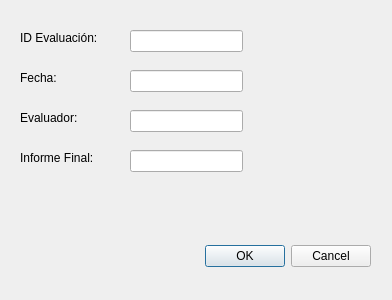
<?xml version="1.0" encoding="UTF-8"?>
<ui version="4.0">
 <class>RegistrarEvaluacion</class>
 <widget class="QDialog" name="RegistrarEvaluacion">
  <property name="geometry">
   <rect>
    <x>0</x>
    <y>0</y>
    <width>392</width>
    <height>300</height>
   </rect>
  </property>
  <property name="windowTitle">
   <string>Registrar Evaluacion</string>
  </property>
  <widget class="QDialogButtonBox" name="buttonBox">
   <property name="geometry">
    <rect>
     <x>30</x>
     <y>240</y>
     <width>341</width>
     <height>32</height>
    </rect>
   </property>
   <property name="orientation">
    <enum>Qt::Horizontal</enum>
   </property>
   <property name="standardButtons">
    <set>QDialogButtonBox::Cancel|QDialogButtonBox::Ok</set>
   </property>
  </widget>
  <widget class="QLabel" name="label">
   <property name="geometry">
    <rect>
     <x>20</x>
     <y>30</y>
     <width>91</width>
     <height>16</height>
    </rect>
   </property>
   <property name="text">
    <string>ID Evaluación:</string>
   </property>
  </widget>
  <widget class="QLabel" name="label_2">
   <property name="geometry">
    <rect>
     <x>20</x>
     <y>70</y>
     <width>91</width>
     <height>16</height>
    </rect>
   </property>
   <property name="text">
    <string>Fecha:</string>
   </property>
  </widget>
  <widget class="QLabel" name="label_3">
   <property name="geometry">
    <rect>
     <x>20</x>
     <y>110</y>
     <width>101</width>
     <height>16</height>
    </rect>
   </property>
   <property name="text">
    <string>Evaluador:</string>
   </property>
  </widget>
  <widget class="QLabel" name="label_4">
   <property name="geometry">
    <rect>
     <x>20</x>
     <y>150</y>
     <width>101</width>
     <height>16</height>
    </rect>
   </property>
   <property name="text">
    <string>Informe Final:</string>
   </property>
  </widget>
  <widget class="QLineEdit" name="lineEdit">
   <property name="geometry">
    <rect>
     <x>130</x>
     <y>30</y>
     <width>113</width>
     <height>22</height>
    </rect>
   </property>
  </widget>
  <widget class="QLineEdit" name="lineEdit_2">
   <property name="geometry">
    <rect>
     <x>130</x>
     <y>70</y>
     <width>113</width>
     <height>22</height>
    </rect>
   </property>
  </widget>
  <widget class="QLineEdit" name="lineEdit_3">
   <property name="geometry">
    <rect>
     <x>130</x>
     <y>110</y>
     <width>113</width>
     <height>22</height>
    </rect>
   </property>
  </widget>
  <widget class="QLineEdit" name="lineEdit_4">
   <property name="geometry">
    <rect>
     <x>130</x>
     <y>150</y>
     <width>113</width>
     <height>22</height>
    </rect>
   </property>
  </widget>
 </widget>
 <resources/>
 <connections>
  <connection>
   <sender>buttonBox</sender>
   <signal>accepted()</signal>
   <receiver>RegistrarEvaluacion</receiver>
   <slot>accept()</slot>
   <hints>
    <hint type="sourcelabel">
     <x>248</x>
     <y>254</y>
    </hint>
    <hint type="destinationlabel">
     <x>157</x>
     <y>274</y>
    </hint>
   </hints>
  </connection>
  <connection>
   <sender>buttonBox</sender>
   <signal>rejected()</signal>
   <receiver>RegistrarEvaluacion</receiver>
   <slot>reject()</slot>
   <hints>
    <hint type="sourcelabel">
     <x>316</x>
     <y>260</y>
    </hint>
    <hint type="destinationlabel">
     <x>286</x>
     <y>274</y>
    </hint>
   </hints>
  </connection>
 </connections>
</ui>
